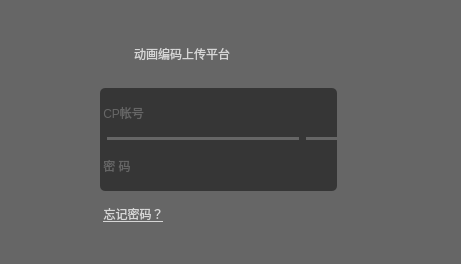
<?xml version="1.0" encoding="UTF-8"?>
<ui version="4.0">
 <class>Login</class>
 <widget class="QDialog" name="Login">
  <property name="geometry">
   <rect>
    <x>0</x>
    <y>0</y>
    <width>461</width>
    <height>264</height>
   </rect>
  </property>
  <property name="windowTitle">
   <string>Login</string>
  </property>
  <property name="styleSheet">
   <string notr="true">background-color: rgb(102, 102, 102);</string>
  </property>
  <widget class="QLabel" name="labelcpid">
   <property name="geometry">
    <rect>
     <x>100</x>
     <y>88</y>
     <width>59</width>
     <height>49</height>
    </rect>
   </property>
   <property name="styleSheet">
    <string notr="true">background-color: rgb(54, 54, 54);
font: 12pt &quot;SimHei&quot;; 
color: rgb(102, 102, 102);
border-top-left-radius: 5px; 
border-top-right-radius: 0px;
border-bottom-left-radius: 0px</string>
   </property>
   <property name="text">
    <string> CP帐号</string>
   </property>
  </widget>
  <widget class="QLabel" name="labelpassword">
   <property name="geometry">
    <rect>
     <x>100</x>
     <y>140</y>
     <width>59</width>
     <height>51</height>
    </rect>
   </property>
   <property name="styleSheet">
    <string notr="true">background-color: rgb(54, 54, 54);
font: 12pt &quot;SimHei&quot;; 
color: rgb(102, 102, 102);
border-bottom-left-radius: 5px; 
border-top-left-radius:0px</string>
   </property>
   <property name="text">
    <string> 密 码</string>
   </property>
  </widget>
  <widget class="QPushButton" name="buttoncancel">
   <property name="geometry">
    <rect>
     <x>416</x>
     <y>10</y>
     <width>25</width>
     <height>33</height>
    </rect>
   </property>
   <property name="styleSheet">
    <string notr="true">border-style:outset; 
</string>
   </property>
   <property name="text">
    <string/>
   </property>
   <property name="icon">
    <iconset resource="images.qrc">
     <normaloff>:/images/cancel.png</normaloff>:/images/cancel.png</iconset>
   </property>
   <property name="iconSize">
    <size>
     <width>30</width>
     <height>30</height>
    </size>
   </property>
  </widget>
  <widget class="QLineEdit" name="lineeditcpidinput">
   <property name="geometry">
    <rect>
     <x>158</x>
     <y>88</y>
     <width>179</width>
     <height>49</height>
    </rect>
   </property>
   <property name="styleSheet">
    <string notr="true">background-color: rgb(54, 54, 54);
border-style:outset; 
color: rgb(102, 102, 102);
font: 12pt &quot;SimHei&quot;; 
border-top-right-radius: 5px; 
</string>
   </property>
  </widget>
  <widget class="QLineEdit" name="lineeditpasswordinput">
   <property name="geometry">
    <rect>
     <x>158</x>
     <y>140</y>
     <width>179</width>
     <height>51</height>
    </rect>
   </property>
   <property name="styleSheet">
    <string notr="true">background-color: rgb(54, 54, 54);
border-style:outset; 
color: rgb(102, 102, 102);
font: 12pt &quot;SimHei&quot;; 
border-bottom-right-radius: 5px</string>
   </property>
  </widget>
  <widget class="QLabel" name="labelcartoonupload">
   <property name="geometry">
    <rect>
     <x>134</x>
     <y>36</y>
     <width>231</width>
     <height>35</height>
    </rect>
   </property>
   <property name="styleSheet">
    <string notr="true">color: rgb(214, 214, 214); 
font: 75 20pt &quot;SimHei&quot;;</string>
   </property>
   <property name="text">
    <string>动画编码上传平台</string>
   </property>
  </widget>
  <widget class="QLabel" name="labelcartoon">
   <property name="geometry">
    <rect>
     <x>78</x>
     <y>34</y>
     <width>51</width>
     <height>39</height>
    </rect>
   </property>
   <property name="text">
    <string/>
   </property>
   <property name="pixmap">
    <pixmap resource="images.qrc">:/images/icon.png</pixmap>
   </property>
   <property name="scaledContents">
    <bool>true</bool>
   </property>
  </widget>
  <widget class="QLabel" name="labelchinamoblie">
   <property name="geometry">
    <rect>
     <x>306</x>
     <y>200</y>
     <width>145</width>
     <height>55</height>
    </rect>
   </property>
   <property name="text">
    <string/>
   </property>
   <property name="pixmap">
    <pixmap resource="images.qrc">:/images/China Mobile icon.png</pixmap>
   </property>
   <property name="scaledContents">
    <bool>true</bool>
   </property>
  </widget>
  <widget class="QPushButton" name="buttonforgetpassword">
   <property name="geometry">
    <rect>
     <x>96</x>
     <y>202</y>
     <width>75</width>
     <height>23</height>
    </rect>
   </property>
   <property name="styleSheet">
    <string notr="true">border-style:outset; 
font: 9pt &quot;Adobe Arabic&quot;; 
color: rgb(214, 214, 214);
text-decoration: underline;</string>
   </property>
   <property name="text">
    <string>忘记密码？</string>
   </property>
  </widget>
  <widget class="QLabel" name="label">
   <property name="geometry">
    <rect>
     <x>100</x>
     <y>128</y>
     <width>7</width>
     <height>17</height>
    </rect>
   </property>
   <property name="styleSheet">
    <string notr="true">background-color: rgb(54, 54, 54);</string>
   </property>
   <property name="text">
    <string/>
   </property>
  </widget>
  <widget class="QLabel" name="label_2">
   <property name="geometry">
    <rect>
     <x>299</x>
     <y>128</y>
     <width>7</width>
     <height>25</height>
    </rect>
   </property>
   <property name="styleSheet">
    <string notr="true">background-color: rgb(54, 54, 54);</string>
   </property>
   <property name="text">
    <string/>
   </property>
  </widget>
  <widget class="QPushButton" name="buttonaccept">
   <property name="geometry">
    <rect>
     <x>306</x>
     <y>108</y>
     <width>61</width>
     <height>63</height>
    </rect>
   </property>
   <property name="styleSheet">
    <string notr="true">border-style:outset; 
background-color: rgba(255, 255, 255, 0);
</string>
   </property>
   <property name="text">
    <string/>
   </property>
   <property name="icon">
    <iconset resource="images.qrc">
     <normaloff>:/images/login2.png</normaloff>:/images/login2.png</iconset>
   </property>
   <property name="iconSize">
    <size>
     <width>90</width>
     <height>90</height>
    </size>
   </property>
  </widget>
  <zorder>labelcpid</zorder>
  <zorder>labelpassword</zorder>
  <zorder>buttoncancel</zorder>
  <zorder>lineeditcpidinput</zorder>
  <zorder>lineeditpasswordinput</zorder>
  <zorder>labelcartoonupload</zorder>
  <zorder>labelcartoon</zorder>
  <zorder>labelchinamoblie</zorder>
  <zorder>buttonforgetpassword</zorder>
  <zorder>label</zorder>
  <zorder>label_2</zorder>
  <zorder>buttonaccept</zorder>
 </widget>
 <layoutdefault spacing="6" margin="11"/>
 <resources>
  <include location="images.qrc"/>
 </resources>
 <connections/>
</ui>
